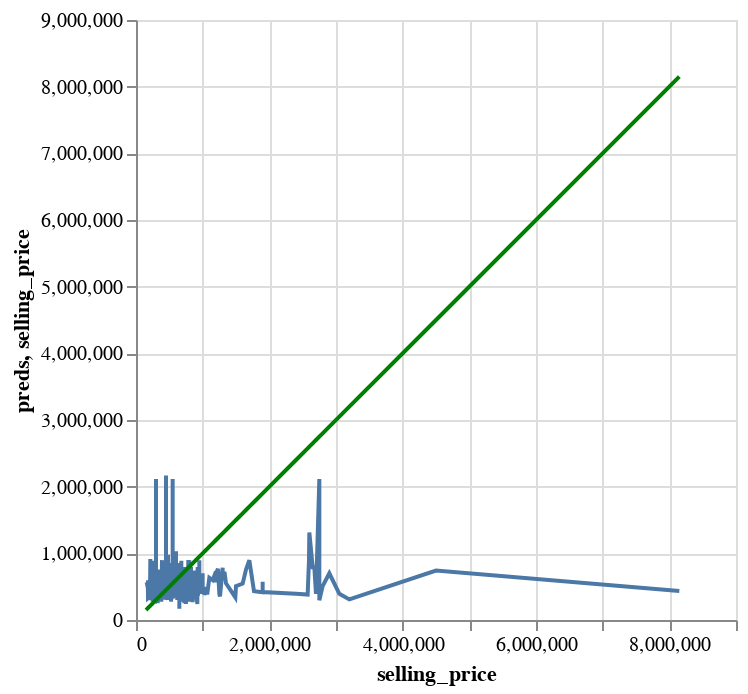

Notebook code cell kept with this figure:
### Code cell
# Solution
perfect_val = alt.Chart(y_val).mark_line(color='green').encode(
    x='selling_price',
    y='selling_price'
)

df_val = y_val.copy()
df_val['preds'] = y_val_preds

pred_chart_val = alt.Chart(df_val).mark_line().encode(
    x='selling_price',
    y='preds'
  )

pred_chart_val + perfect_val

### Figure 1 — Vega-Lite specification as saved in the notebook (floating-point values rounded to 4 significant figures; data arrays with more than 128 entries replaced by an {"elided": "..."} marker saying what was removed)
{"config": {"view": {"continuousWidth": 300, "continuousHeight": 300}}, "layer": [{"data": {"name": "data-ba14f2af8c8b9c370214abf1d73d0ce6"}, "mark": {"type": "line"}, "encoding": {"x": {"field": "selling_price", "type": "quantitative"}, "y": {"field": "preds", "type": "quantitative"}}}, {"data": {"name": "data-9efb67be2f8ce8ee6884467020d306ed"}, "mark": {"type": "line", "color": "green"}, "encoding": {"x": {"field": "selling_price", "type": "quantitative"}, "y": {"field": "selling_price", "type": "quantitative"}}}], "$schema": "https://vega.github.io/schema/vega-lite/v5.20.1.json", "datasets": {"data-ba14f2af8c8b9c370214abf1d73d0ce6": {"elided": "466 records"}, "data-9efb67be2f8ce8ee6884467020d306ed": {"elided": "466 records"}}}
